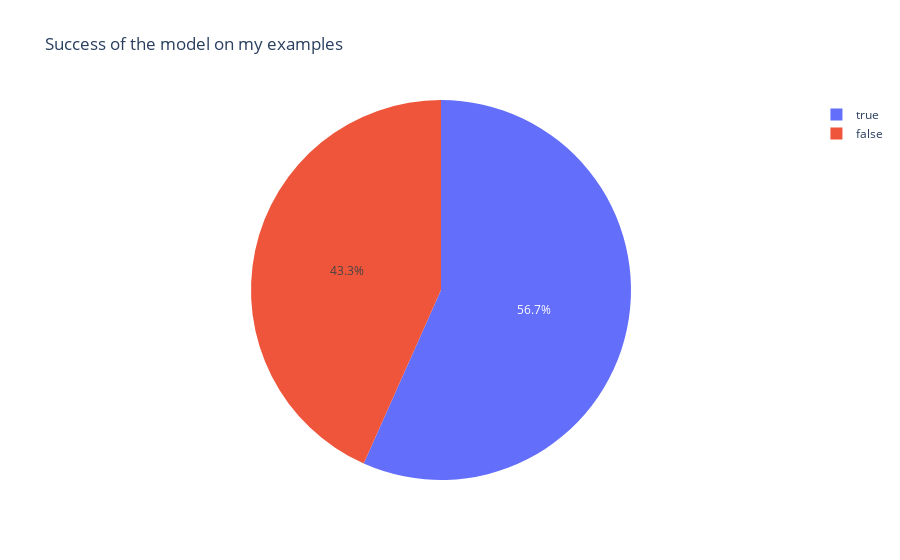

Write notebook code for a chart like this one.
### Code cell
import plotly.express as px

fig = px.pie(summary, names='Success', title ='Success of the model on my examples')
fig.show()

### Figure 1 — Plotly figure (JSON) as saved in the notebook; plotly's stock layout.template omitted (floating-point values rounded to 4 significant figures)
{"data": [{"domain": {"x": [0.0, 1.0], "y": [0.0, 1.0]}, "hovertemplate": "Success=%{label}<extra></extra>", "labels": [true, true, false, true, false, true, false, false, true, true, true, false, false, true, false, true, false, true, true, true, false, true, false, true, true, false, true, false, true, false], "legendgroup": "", "name": "", "showlegend": true, "type": "pie"}], "layout": {"legend": {"tracegroupgap": 0}, "title": {"text": "Success of the model on my examples"}}}
